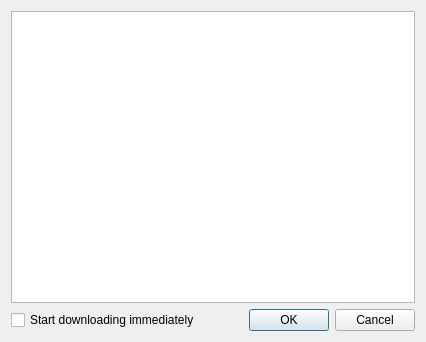
<?xml version="1.0" encoding="UTF-8"?>
<ui version="4.0">
 <class>AddListDialog</class>
 <widget class="QDialog" name="AddListDialog">
  <property name="windowModality">
   <enum>Qt::WindowModal</enum>
  </property>
  <property name="geometry">
   <rect>
    <x>0</x>
    <y>0</y>
    <width>426</width>
    <height>342</height>
   </rect>
  </property>
  <property name="windowTitle">
   <string>Add list</string>
  </property>
  <property name="windowIcon">
   <iconset resource="resources.qrc">
    <normaloff>:/icons/list.png</normaloff>:/icons/list.png</iconset>
  </property>
  <layout class="QGridLayout" name="gridLayout">
   <item row="0" column="0" colspan="2">
    <widget class="QPlainTextEdit" name="plainTextEdit">
     <property name="plainText">
      <string/>
     </property>
    </widget>
   </item>
   <item row="1" column="0">
    <widget class="QCheckBox" name="checkBoxImmediately">
     <property name="text">
      <string>Start downloading immediately</string>
     </property>
    </widget>
   </item>
   <item row="1" column="1">
    <widget class="QDialogButtonBox" name="buttonBox">
     <property name="orientation">
      <enum>Qt::Horizontal</enum>
     </property>
     <property name="standardButtons">
      <set>QDialogButtonBox::Cancel|QDialogButtonBox::Ok</set>
     </property>
     <property name="centerButtons">
      <bool>false</bool>
     </property>
    </widget>
   </item>
  </layout>
 </widget>
 <resources>
  <include location="resources.qrc"/>
 </resources>
 <connections>
  <connection>
   <sender>buttonBox</sender>
   <signal>accepted()</signal>
   <receiver>AddListDialog</receiver>
   <slot>accept()</slot>
   <hints>
    <hint type="sourcelabel">
     <x>248</x>
     <y>254</y>
    </hint>
    <hint type="destinationlabel">
     <x>157</x>
     <y>274</y>
    </hint>
   </hints>
  </connection>
  <connection>
   <sender>buttonBox</sender>
   <signal>rejected()</signal>
   <receiver>AddListDialog</receiver>
   <slot>reject()</slot>
   <hints>
    <hint type="sourcelabel">
     <x>316</x>
     <y>260</y>
    </hint>
    <hint type="destinationlabel">
     <x>286</x>
     <y>274</y>
    </hint>
   </hints>
  </connection>
 </connections>
</ui>
